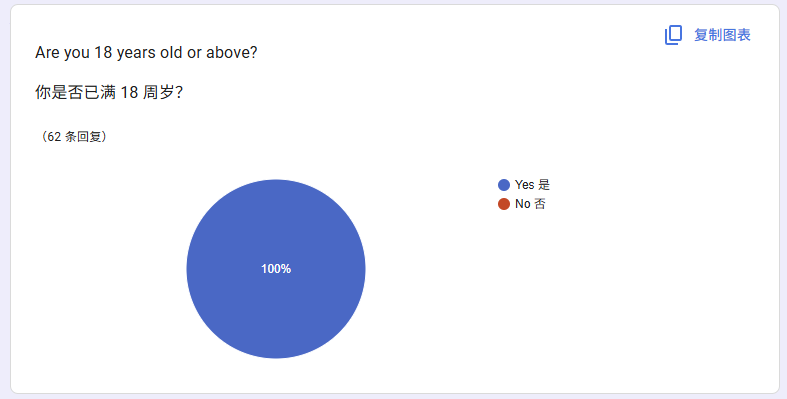
#> input picture Survey/Q1.png, 787 x 399 px
$ python make_survey_collage.py
#> lines starting #> are read from the running program, lines starting #| are printed output that depends on the picture
from pathlib import Path
from PIL import Image, ImageDraw, ImageFont


ROOT = Path(__file__).resolve().parent
OUTPUT = ROOT / "Survey_Results_A3_Landscape.png"

CANVAS_W, CANVAS_H = 4961, 3508
PAGE_MARGIN = 90
TITLE_H = 210
ROW_GAP = 32
COL_GAP = 28
ROW_H = (CANVAS_H - TITLE_H - PAGE_MARGIN * 2 - ROW_GAP * 3) // 4

ROWS = [
    [1, 2, 3, 4],
    [5, 6, 7],
    [8, 9, 10],
    [11, 12, 13],
]


def font(size, bold=False):
    candidates = [
        Path("C:/Windows/Fonts/arialbd.ttf" if bold else "C:/Windows/Fonts/arial.ttf"),
        Path("C:/Windows/Fonts/segoeuib.ttf" if bold else "C:/Windows/Fonts/segoeui.ttf"),
    ]
    for candidate in candidates:
        if candidate.exists():
            return ImageFont.truetype(str(candidate), size)
    return ImageFont.load_default()


canvas = Image.new("RGB", (CANVAS_W, CANVAS_H), "#f5f4fb")
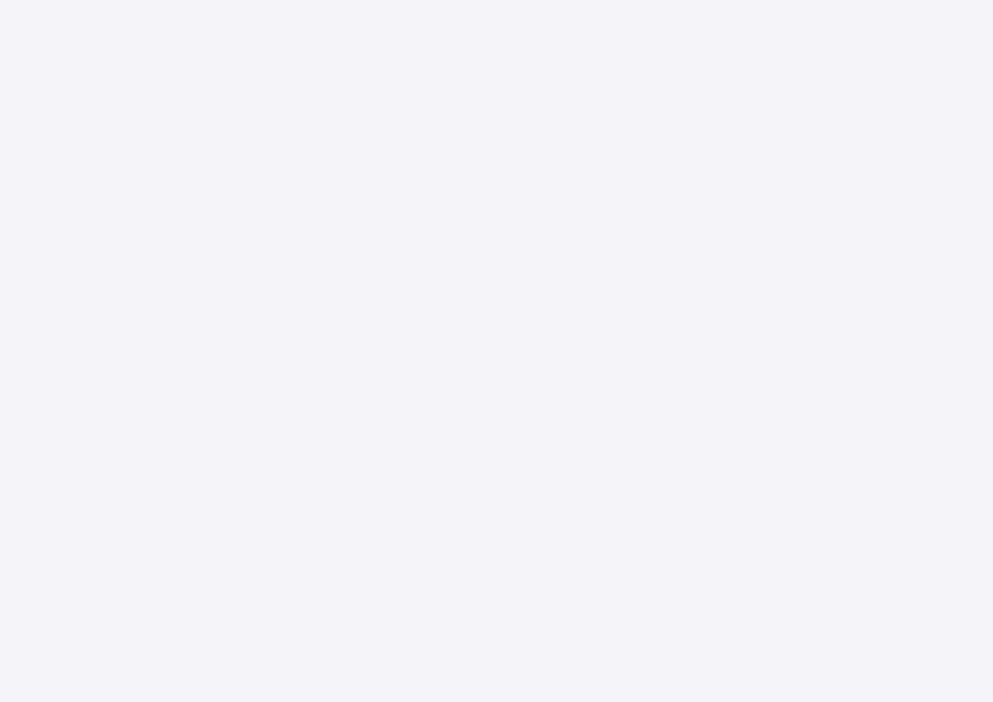
#> canvas: PIL image 4961x3508 RGB (shown at 1/5 size); mean R, G, B 245, 244, 251
draw = ImageDraw.Draw(canvas)

title_font = font(82, bold=True)
subtitle_font = font(38)
label_font = font(34, bold=True)

draw.text(
    (CANVAS_W // 2, 48),
    "Left-behind Children Survey Results",
    fill="#262334",
    font=title_font,
    anchor="ma",
)
draw.text(
    (CANVAS_W // 2, 137),
    "Survey responses and supporting data  |  n = 62",
    fill="#666178",
    font=subtitle_font,
    anchor="ma",
)

y = PAGE_MARGIN + TITLE_H
for row in ROWS:
    available_w = CANVAS_W - PAGE_MARGIN * 2
    cell_w = (available_w - COL_GAP * (len(row) - 1)) // len(row)

    for column, question_number in enumerate(row):
        x = PAGE_MARGIN + column * (cell_w + COL_GAP)
        cell_box = (x, y, x + cell_w, y + ROW_H)

        draw.rounded_rectangle(
            cell_box,
            radius=24,
            fill="white",
            outline="#d9d6e7",
            width=3,
        )

        label_w = 94
        draw.rounded_rectangle(
            (x + 18, y + 16, x + 18 + label_w, y + 66),
            radius=16,
            fill="#5c50dc",
        )
        draw.text(
            (x + 18 + label_w // 2, y + 41),
            f"Q{question_number}",
            fill="white",
            font=label_font,
            anchor="mm",
        )

        image = Image.open(ROOT / f"Q{question_number}.png").convert("RGB")
#> image is the input picture: PIL image 787x399 RGB; mean R, G, B 238, 240.4, 248.6
        image_area = (cell_w - 36, ROW_H - 88)
        scale = min(image_area[0] / image.width, image_area[1] / image.height)
#> scale = 1.45
        resized = image.resize(
            (max(1, round(image.width * scale)), max(1, round(image.height * scale))),
            Image.Resampling.LANCZOS,
        )

        paste_x = x + (cell_w - resized.width) // 2
#> paste_x = 108
        paste_y = y + 76 + (ROW_H - 88 - resized.height) // 2
#> paste_y = 421
        canvas.paste(resized, (paste_x, paste_y))
#> (the run stopped early here; a loop or call above may not have finished)
